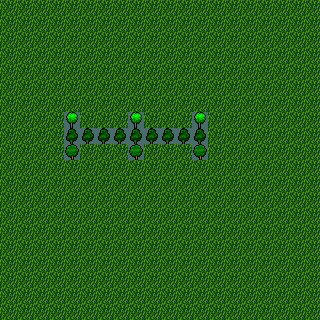

A level layout from a 2D game, rendered from its tile map. Below: a short description, then the map file with its tile-grid data intact:
An orthogonal 20x20 tile map with 16x16 px tiles, 1 tile layer (Camada de Blocos 1) and 5 objects (5x ground).

<map version="1.10" tiledversion="1.10.2" orientation="orthogonal" renderorder="right-down" width="20" height="20" tilewidth="16" tileheight="16" infinite="0" nextlayerid="3" nextobjectid="11">
 <tileset firstgid="1" name="16x16_terrain_Denzi130216-4" tilewidth="16" tileheight="16" tilecount="1550" columns="50">
  <image source="16x16_terrain_Denzi130216-4.png" width="800" height="496" />
 </tileset>
 <layer id="1" name="Camada de Blocos 1" width="20" height="20">
  <data encoding="csv">
155,155,155,155,155,155,155,155,155,155,155,155,155,155,155,155,155,155,155,155,
155,155,155,155,155,155,155,155,155,155,155,155,155,155,155,155,155,155,155,155,
155,155,155,155,155,155,155,155,155,155,155,155,155,155,155,155,155,155,155,155,
155,155,155,155,155,155,155,155,155,155,155,155,155,155,155,155,155,155,155,155,
155,155,155,155,155,155,155,155,155,155,155,155,155,155,155,155,155,155,155,155,
155,155,155,155,155,155,155,155,155,155,155,155,155,155,155,155,155,155,155,155,
155,155,155,155,155,155,155,155,155,155,155,155,155,155,155,155,155,155,155,155,
155,155,155,155,612,155,155,155,612,155,155,155,612,155,155,155,155,155,155,155,
155,155,155,155,714,714,714,714,714,714,714,714,714,155,155,155,155,155,155,155,
155,155,155,155,662,155,155,155,662,155,155,155,662,155,155,155,155,155,155,155,
155,155,155,155,155,155,155,155,155,155,155,155,155,155,155,155,155,155,155,155,
155,155,155,155,155,155,155,155,155,155,155,155,155,155,155,155,155,155,155,155,
155,155,155,155,155,155,155,155,155,155,155,155,155,155,155,155,155,155,155,155,
155,155,155,155,155,155,155,155,155,155,155,155,155,155,155,155,155,155,155,155,
155,155,155,155,155,155,155,155,155,155,155,155,155,155,155,155,155,155,155,155,
155,155,155,155,155,155,155,155,155,155,155,155,155,155,155,155,155,155,155,155,
155,155,155,155,155,155,155,155,155,155,155,155,155,155,155,155,155,155,155,155,
155,155,155,155,155,155,155,155,155,155,155,155,155,155,155,155,155,155,155,155,
155,155,155,155,155,155,155,155,155,155,155,155,155,155,155,155,155,155,155,155,
155,155,155,155,155,155,155,155,155,155,155,155,155,155,155,155,155,155,155,155
</data>
 </layer>
 <objectgroup id="2" name="Camada de Objetos 1">
  <object id="1" name="ground" x="1" y="1" width="319" height="6" />
  <object id="2" name="ground" x="2" y="1" width="5" height="318" />
  <object id="4" name="ground" x="315" y="1" width="4" height="317" />
  <object id="9" name="ground" x="1.5" y="315" width="139" height="4" />
  <object id="10" name="ground" x="192.5" y="315.5" width="127" height="4" />
 </objectgroup>
</map>
